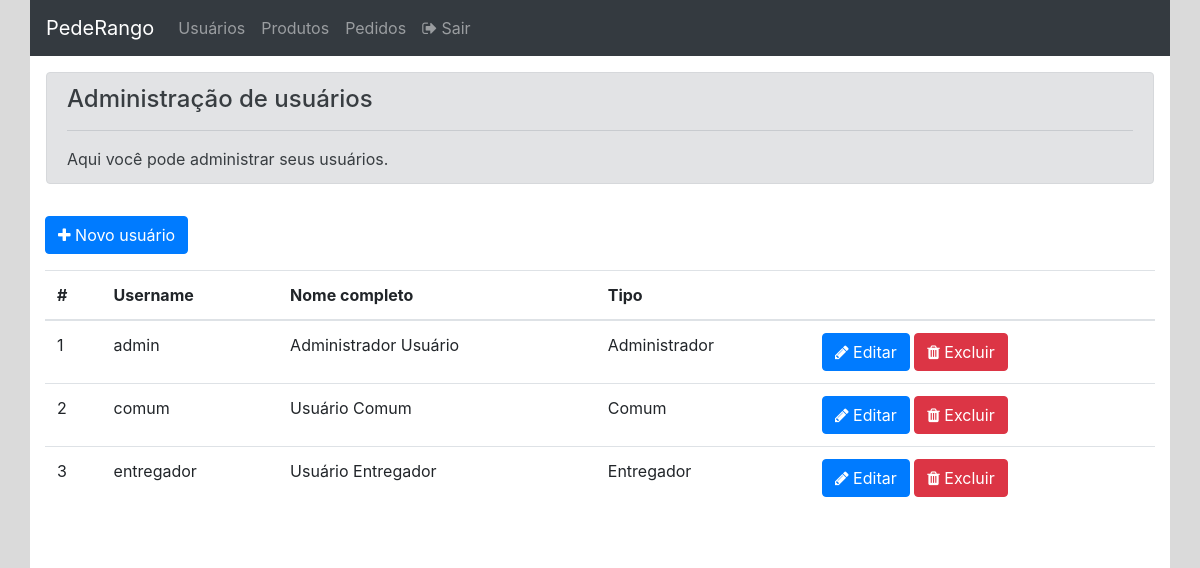
The app's page /admin/usuario_listar.php with its own data.
### tables this page shows
create table usuarios_tb(
    codigo_usuario int(10) not null primary key auto_increment,

    username varchar(20) not null,
    nome_completo text not null,
    endereco text not null,
    estado_cod int(10),
    cidade_cod int(10),
    senha varchar(8) not null,
    tipo enum('adm', 'com', 'ent')  
);

### admin/usuario_listar.php (the view, shortened to what this page needs)
<?php
require_once '../conexao/conecta.php';
$resultado = mysqli_query($conexao, 'SELECT * FROM usuarios_tb');
if($resultado){
    $limit          = 5;
    $pagina_atual   = isset($_GET['pag']) ? $_GET['pag'] : 1;
    $offset         = $limit * ($pagina_atual - 1);
    $resultado = mysqli_query($conexao, "SELECT * FROM usuarios_tb LIMIT $offset, $limit");
    $usuarios = mysqli_fetch_all($resultado, MYSQLI_ASSOC);
}else{
    $usuarios = [];
}
?>
<!DOCTYPE html>
<html lang="pt-br">
<head>
    <link rel="stylesheet" href="https://stackpath.bootstrapcdn.com/font-awesome/4.7.0/css/font-awesome.min.css">
    <link rel="stylesheet" href="https://stackpath.bootstrapcdn.com/bootstrap/4.3.1/css/bootstrap.min.css">
</head>
<body>
    <div id="principal" class="container">
        <div class="row">
            <div class="col-12 p-0">
                <?php require_once 'header.php' ?>
                <div class="p-3">
                    <div class="alert alert-secondary" role="alert">
                        <h4 class="alert-heading">Administração de usuários</h4>
                        <hr>
                        <p class="mb-0">Aqui você pode administrar seus usuários.</p>
                    </div>
                </div>
            </div>
        </div>
        <div id="conteudo" class="row">
            <div class="col-12">
                <a class="btn btn-primary" href="usuario_inserir.php" role="button"><i class="fa fa-plus"></i> Novo usuário</a>
                <div class="table-responsive mt-3">
                    <table class="table">
                        <thead>
                            <th>#</th>
                            <th>Username</th>
                            <th>Nome completo</th>
                            <th>Tipo</th>
                            <th colspan="2">&nbsp;</th>
                        </thead>
                        <tbody>
                            <?php foreach($usuarios as $usuario): ?>
                            <?php $usuario = (object) $usuario; ?>
                            <tr>
                                <td><?php print $usuario->codigo_usuario ?></td>
                                <td><?php print $usuario->username ?></td>
                                <td><?php print $usuario->nome_completo ?></td>
                                <td>
                                    <?php
                                            switch ($usuario->tipo) {
                                                case 'adm':
                                                    echo 'Administrador';
                                                    break;
                                                case 'com':
                                                    echo 'Comum';
                                                    break;
                                                case 'ent':
                                                    echo 'Entregador';
                                                    break;
                                            }
                                        ?>
                                </td>
                                <td>
                                    <a href="usuario_alterar.php?id=<?php print $usuario->codigo_usuario ?>" class="btn btn-primary"><i class="fa fa-pencil"></i> Editar</a>
                                    <a onclick="return excluir('<?php print $usuario->nome_completo ?>')" href="usuario_excluir.php?id=<?php print $usuario->codigo_usuario ?>" class="btn btn-danger"><i class="fa fa-trash"></i> Excluir</a>
                                </td>
                            </tr>
                            <?php endforeach; ?>
                        </tbody>
                    </table>
                </div>
                <div class="row justify-content-center">
                </div>
            </div>
        </div>
    </div>
</body>
</html>

### admin/header.php (shortened to what this page needs)
<nav class="navbar navbar-expand-lg navbar-dark bg-dark">
  <a class="navbar-brand" href="#">PedeRango</a>
  <div class="collapse navbar-collapse" id="navbarSupportedContent">
    <ul class="navbar-nav mr-auto">
      <li class="nav-item">
        <a class="nav-link" href="usuario_listar.php">Usuários</a>
      </li>
      <li class="nav-item">
        <a class="nav-link" href="produto_listar.php">Produtos</a>
      </li>
      <li class="nav-item">
        <a class="nav-link" href="pedido_listar.php">Pedidos</a>
      </li>
      <li class="nav-item">
        <a class="nav-link" href="pedido_listar.php"><i class="fa fa-sign-out"></i> Sair</a>
      </li>
    </ul>
  </div>
</nav>

### admin/usuario_listar.php (style rules this page uses)
html, body { background-color: #dadada; height: 100%; }
#principal, #conteudo { background-color: white; }
#principal { height: 100%; }

### records on screen
usuarios_tb: codigo_usuario "1", username "admin", nome_completo "Administrador Usuário", tipo "Administrador"
usuarios_tb: codigo_usuario "2", username "comum", nome_completo "Usuário Comum", tipo "Comum"
usuarios_tb: codigo_usuario "3", username "entregador", nome_completo "Usuário Entregador", tipo "Entregador"
